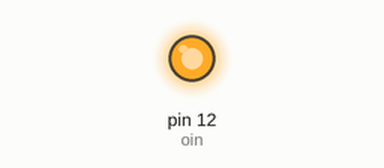
Simulated run of this sketch. Board: Arduino Uno, built with avr-gcc and run on an emulated ATmega328P. Shown: output pins drawn as LEDs (lit = HIGH).

Above: at 0.1 s.
Timing chart, 0 to 1.6 s (numbered marks = the images above):
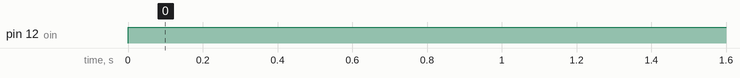

The sketch:

sketch_sep30d.ino
```cpp
int oin=12;
int num=4;
void setup() {
  pinMode(oin,OUTPUT);

}

void loop() {
  digitalWrite(oin,num);

}
```

Measured:
- by itself, pin 12 (oin): LOW → HIGH at 0.00 s
